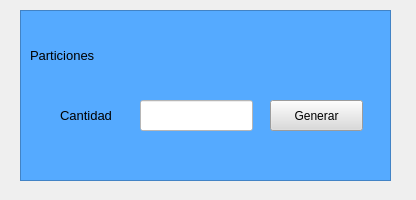
<?xml version="1.0" encoding="UTF-8"?>
<ui version="4.0">
 <class>Form</class>
 <widget class="QWidget" name="Form">
  <property name="geometry">
   <rect>
    <x>0</x>
    <y>0</y>
    <width>416</width>
    <height>200</height>
   </rect>
  </property>
  <property name="windowTitle">
   <string>Form</string>
  </property>
  <widget class="QFrame" name="frame">
   <property name="geometry">
    <rect>
     <x>20</x>
     <y>10</y>
     <width>371</width>
     <height>171</height>
    </rect>
   </property>
   <property name="styleSheet">
    <string notr="true">background-color: rgb(85, 170, 255);</string>
   </property>
   <property name="frameShape">
    <enum>QFrame::StyledPanel</enum>
   </property>
   <property name="frameShadow">
    <enum>QFrame::Raised</enum>
   </property>
   <widget class="QPushButton" name="pushButton">
    <property name="geometry">
     <rect>
      <x>250</x>
      <y>90</y>
      <width>93</width>
      <height>31</height>
     </rect>
    </property>
    <property name="styleSheet">
     <string notr="true">background-color: rgb(218, 218, 218);</string>
    </property>
    <property name="text">
     <string>Generar</string>
    </property>
   </widget>
   <widget class="QLabel" name="label_2">
    <property name="geometry">
     <rect>
      <x>10</x>
      <y>30</y>
      <width>91</width>
      <height>31</height>
     </rect>
    </property>
    <property name="font">
     <font>
      <pointsize>10</pointsize>
     </font>
    </property>
    <property name="text">
     <string>Particiones</string>
    </property>
   </widget>
   <widget class="QLabel" name="label">
    <property name="geometry">
     <rect>
      <x>40</x>
      <y>90</y>
      <width>71</width>
      <height>31</height>
     </rect>
    </property>
    <property name="font">
     <font>
      <pointsize>10</pointsize>
     </font>
    </property>
    <property name="text">
     <string>Cantidad</string>
    </property>
   </widget>
   <widget class="QLineEdit" name="lineEdit">
    <property name="geometry">
     <rect>
      <x>120</x>
      <y>90</y>
      <width>113</width>
      <height>31</height>
     </rect>
    </property>
    <property name="styleSheet">
     <string notr="true">background-color: rgb(255, 255, 255);</string>
    </property>
   </widget>
  </widget>
 </widget>
 <resources/>
 <connections/>
</ui>
